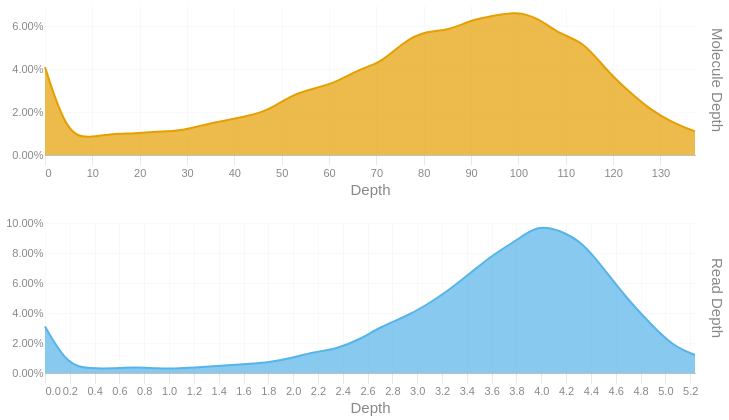

Notebook source saved alongside this figure:
### Code cell
readdep = depth_hist(tb['Read Depth'], q99, 3)
readdep = readdep.with_columns(pl.lit('Read Depth').alias('Metric'))
if not SKIPLR:
    moldep = depth_hist(tb['Molecule Depth'], mol_q99, 1)
    moldep = moldep.with_columns(pl.lit('Molecule Depth').alias('Metric'))
    _hist = pl.concat([readdep, moldep])
    _hist = _hist.filter(pl.col('Proportion') != 0)
    with SafeRender(_hist):
        (
            alt.Chart(_hist)        
            .mark_area(interpolate = "basis")
            .encode(
                x=alt.X('Bin:Q').scale(domainMin=0).axis(alt.Axis(title='Depth')),
                y = alt.Y('Proportion:Q', title = None).axis(format = '.2%'),
                color = alt.Color('Metric:N').legend(None),
                row = alt.Row("Metric:N").header(title = None, labelOrient = 'right'),
                tooltip = [
                    alt.Tooltip("Metric:N", title = "Metric"),
                    alt.Tooltip('Interval:N', title = "Depth Interval"),
                    alt.Tooltip('Proportion:Q', title = "% Alignments").format('.2%')
                ]
            )
            .resolve_scale(x='independent', y='independent')
            .properties(
                height = 150, width = 650,
                usermeta={'embedOptions': {'downloadFileName': f'{samplename}.depth.hist'}}
            )
        ).display()
else:
    readdep = readdep.filter(pl.col('Proportion') != 0)
    with SafeRender(readdep):
        (
            alt.Chart(readdep)        
            .mark_area(interpolate = "basis")
            .encode(
                x=alt.X('Bin:Q').scale(domainMin=0).axis(alt.Axis(title='Depth')),
                y = alt.Y('Proportion:Q', title = None).axis(format = '.2%'),
                tooltip = [
                    alt.Tooltip('Interval:N', title = "Depth Interval"),
                    alt.Tooltip('Proportion:Q', title = "% Alignments").format('.2%')
                ]
            )
            .properties(
                usermeta={'embedOptions': {'downloadFileName': f'{samplename}.depth.hist'}}
            )
        ).display()

### Figure 1 — Vega-Lite specification as saved in the notebook (floating-point values rounded to 4 significant figures)
{"width": 650, "height": 150, "config": {"title": {"anchor": "start", "dy": -15, "fontSize": 18, "color": "#888888", "subtitleColor": "#888888", "subtitleFontSize": 14}, "arc": {"fill": "#0072B2"}, "axis": {"domainColor": "#888888", "domainWidth": 0.5, "gridWidth": 0.2, "grid": false, "titleFontWeight": 400, "titleFontSize": 15, "labelFontSize": 11, "labelColor": "#888888", "tickColor": "#888888", "tickWidth": 0.2, "titleColor": "#888888"}, "axisBand": {"grid": false}, "axisX": {"grid": true, "tickSize": 10, "domainCap": "round"}, "axisY": {"domain": false, "grid": true, "tickSize": 0, "domainCap": "round"}, "background": "transparent", "header": {"labelFontSize": 15, "labelColor": "#888888", "titleFontSize": 15, "titleFontWeight": 600, "titleColor": "#888888"}, "legend": {"labelFont": "sans-serif", "labelFontSize": 12, "labelColor": "#888888", "symbolSize": 100, "symbolType": "circle", "titleFontSize": 12, "titlePadding": 10, "titleColor": "#888888", "title": null}, "range": {"category": ["#E69F00", "#56B4E9", "#009E73", "#F0E442", "#0072B2", "#D55E00", "#CC79A7", "#000000"], "diverging": ["#cfe8f3", "#a2d4ec", "#73bfe2", "#46abdb", "#1696d2", "#12719e"]}, "area": {"fill": "#0072B2", "fillOpacity": 0.7, "line": true, "strokeOpacity": 0.7}, "line": {"color": "#0072B2", "stroke": "#0072B2", "strokeWidth": 2}, "trail": {"color": "#0072B2", "stroke": "#0072B2", "strokeWidth": 0, "size": 1}, "point": {"filled": true, "fillOpacity": 1.0, "size": 95}, "text": {"color": "#888888", "fontSize": 11, "align": "right", "fontWeight": 400, "size": 11}, "bar": {"fill": "#0072B2", "stroke": null}, "view": {"stroke": null, "continuousWidth": 660, "continuousHeight": 400}}, "data": {"name": "data-e06a660995efe886732ad417447fc242"}, "mark": {"type": "area", "interpolate": "basis"}, "encoding": {"color": {"field": "Metric", "legend": null, "type": "nominal"}, "row": {"field": "Metric", "header": {"title": null, "labelOrient": "right"}, "type": "nominal"}, "tooltip": [{"field": "Metric", "title": "Metric", "type": "nominal"}, {"field": "Interval", "title": "Depth Interval", "type": "nominal"}, {"field": "Proportion", "format": ".2%", "title": "% Alignments", "type": "quantitative"}], "x": {"axis": {"title": "Depth"}, "field": "Bin", "scale": {"domainMin": 0}, "type": "quantitative"}, "y": {"axis": {"format": ".2%"}, "field": "Proportion", "title": null, "type": "quantitative"}}, "resolve": {"scale": {"x": "independent", "y": "independent"}}, "usermeta": {"embedOptions": {"downloadFileName": "S3_Annapolis_288.depth.hist"}}, "$schema": "https://vega.github.io/schema/vega-lite/v6.1.0.json", "datasets": {"data-e06a660995efe886732ad417447fc242": [{"Bin": 0.0, "Interval": "0.0-0.181", "Proportion": 0.031, "Metric": "Read Depth"}, {"Bin": 0.181, "Interval": "0.181-0.361", "Proportion": 0.005, "Metric": "Read Depth"}, {"Bin": 0.361, "Interval": "0.361-0.542", "Proportion": 0.003, "Metric": "Read Depth"}, {"Bin": 0.542, "Interval": "0.542-0.723", "Proportion": 0.003, "Metric": "Read Depth"}, {"Bin": 0.723, "Interval": "0.723-0.903", "Proportion": 0.004, "Metric": "Read Depth"}, {"Bin": 0.903, "Interval": "0.903-1.084", "Proportion": 0.003, "Metric": "Read Depth"}, {"Bin": 1.084, "Interval": "1.084-1.265", "Proportion": 0.003, "Metric": "Read Depth"}, {"Bin": 1.265, "Interval": "1.265-1.445", "Proportion": 0.004, "Metric": "Read Depth"}, {"Bin": 1.445, "Interval": "1.445-1.626", "Proportion": 0.005, "Metric": "Read Depth"}, {"Bin": 1.626, "Interval": "1.626-1.807", "Proportion": 0.006, "Metric": "Read Depth"}, {"Bin": 1.807, "Interval": "1.807-1.987", "Proportion": 0.007, "Metric": "Read Depth"}, {"Bin": 1.987, "Interval": "1.987-2.168", "Proportion": 0.01, "Metric": "Read Depth"}, {"Bin": 2.168, "Interval": "2.168-2.349", "Proportion": 0.014, "Metric": "Read Depth"}, {"Bin": 2.349, "Interval": "2.349-2.529", "Proportion": 0.016, "Metric": "Read Depth"}, {"Bin": 2.529, "Interval": "2.529-2.71", "Proportion": 0.022, "Metric": "Read Depth"}, {"Bin": 2.71, "Interval": "2.71-2.891", "Proportion": 0.031, "Metric": "Read Depth"}, {"Bin": 2.891, "Interval": "2.891-3.071", "Proportion": 0.037, "Metric": "Read Depth"}, {"Bin": 3.071, "Interval": "3.071-3.252", "Proportion": 0.045, "Metric": "Read Depth"}, {"Bin": 3.252, "Interval": "3.252-3.433", "Proportion": 0.055, "Metric": "Read Depth"}, {"Bin": 3.433, "Interval": "3.433-3.613", "Proportion": 0.067, "Metric": "Read Depth"}, {"Bin": 3.613, "Interval": "3.613-3.794", "Proportion": 0.079, "Metric": "Read Depth"}, {"Bin": 3.794, "Interval": "3.794-3.975", "Proportion": 0.088, "Metric": "Read Depth"}, {"Bin": 3.975, "Interval": "3.975-4.155", "Proportion": 0.099, "Metric": "Read Depth"}, {"Bin": 4.155, "Interval": "4.155-4.336", "Proportion": 0.095, "Metric": "Read Depth"}, {"Bin": 4.336, "Interval": "4.336-4.517", "Proportion": 0.087, "Metric": "Read Depth"}, {"Bin": 4.517, "Interval": "4.517-4.697", "Proportion": 0.068, "Metric": "Read Depth"}, {"Bin": 4.697, "Interval": "4.697-4.878", "Proportion": 0.049, "Metric": "Read Depth"}, {"Bin": 4.878, "Interval": "4.878-5.059", "Proportion": 0.033, "Metric": "Read Depth"}, {"Bin": 5.059, "Interval": "5.059-5.239", "Proportion": 0.018, "Metric": "Read Depth"}, {"Bin": 5.239, "Interval": "5.239-5.42", "Proportion": 0.012, "Metric": "Read Depth"}, {"Bin": 0.0, "Interval": "0.0-4.7", "Proportion": 0.041, "Metric": "Molecule Depth"}, {"Bin": 4.7, "Interval": "4.7-9.5", "Proportion": 0.009, "Metric": "Molecule Depth"}, {"Bin": 9.5, "Interval": "9.5-14.2", "Proportion": 0.008, "Metric": "Molecule Depth"}, {"Bin": 14.2, "Interval": "14.2-18.9", "Proportion": 0.01, "Metric": "Molecule Depth"}, {"Bin": 18.9, "Interval": "18.9-23.7", "Proportion": 0.01, "Metric": "Molecule Depth"}, {"Bin": 23.7, "Interval": "23.7-28.4", "Proportion": 0.011, "Metric": "Molecule Depth"}, {"Bin": 28.4, "Interval": "28.4-33.2", "Proportion": 0.011, "Metric": "Molecule Depth"}, {"Bin": 33.2, "Interval": "33.2-37.9", "Proportion": 0.014, "Metric": "Molecule Depth"}, {"Bin": 37.9, "Interval": "37.9-42.6", "Proportion": 0.016, "Metric": "Molecule Depth"}, {"Bin": 42.6, "Interval": "42.6-47.4", "Proportion": 0.018, "Metric": "Molecule Depth"}, {"Bin": 47.4, "Interval": "47.4-52.1", "Proportion": 0.021, "Metric": "Molecule Depth"}, {"Bin": 52.1, "Interval": "52.1-56.8", "Proportion": 0.028, "Metric": "Molecule Depth"}, {"Bin": 56.8, "Interval": "56.8-61.6", "Proportion": 0.031, "Metric": "Molecule Depth"}, {"Bin": 61.6, "Interval": "61.6-66.3", "Proportion": 0.034, "Metric": "Molecule Depth"}, {"Bin": 66.3, "Interval": "66.3-71.0", "Proportion": 0.04, "Metric": "Molecule Depth"}, {"Bin": 71.0, "Interval": "71.0-75.8", "Proportion": 0.043, "Metric": "Molecule Depth"}, {"Bin": 75.8, "Interval": "75.8-80.5", "Proportion": 0.053, "Metric": "Molecule Depth"}, {"Bin": 80.5, "Interval": "80.5-85.2", "Proportion": 0.058, "Metric": "Molecule Depth"}, {"Bin": 85.2, "Interval": "85.2-90.0", "Proportion": 0.058, "Metric": "Molecule Depth"}, {"Bin": 90.0, "Interval": "90.0-94.7", "Proportion": 0.063, "Metric": "Molecule Depth"}, {"Bin": 94.7, "Interval": "94.7-99.5", "Proportion": 0.065, "Metric": "Molecule Depth"}, {"Bin": 99.5, "Interval": "99.5-104.2", "Proportion": 0.067, "Metric": "Molecule Depth"}, {"Bin": 104.2, "Interval": "104.2-108.9", "Proportion": 0.064, "Metric": "Molecule Depth"}, {"Bin": 108.9, "Interval": "108.9-113.7", "Proportion": 0.056, "Metric": "Molecule Depth"}, {"Bin": 113.7, "Interval": "113.7-118.4", "Proportion": 0.053, "Metric": "Molecule Depth"}, {"Bin": 118.4, "Interval": "118.4-123.1", "Proportion": 0.04, "Metric": "Molecule Depth"}, {"Bin": 123.1, "Interval": "123.1-127.9", "Proportion": 0.03, "Metric": "Molecule Depth"}, {"Bin": 127.9, "Interval": "127.9-132.6", "Proportion": 0.021, "Metric": "Molecule Depth"}, {"Bin": 132.6, "Interval": "132.6-137.3", "Proportion": 0.015, "Metric": "Molecule Depth"}, {"Bin": 137.3, "Interval": "137.3-142.08", "Proportion": 0.011, "Metric": "Molecule Depth"}]}}
